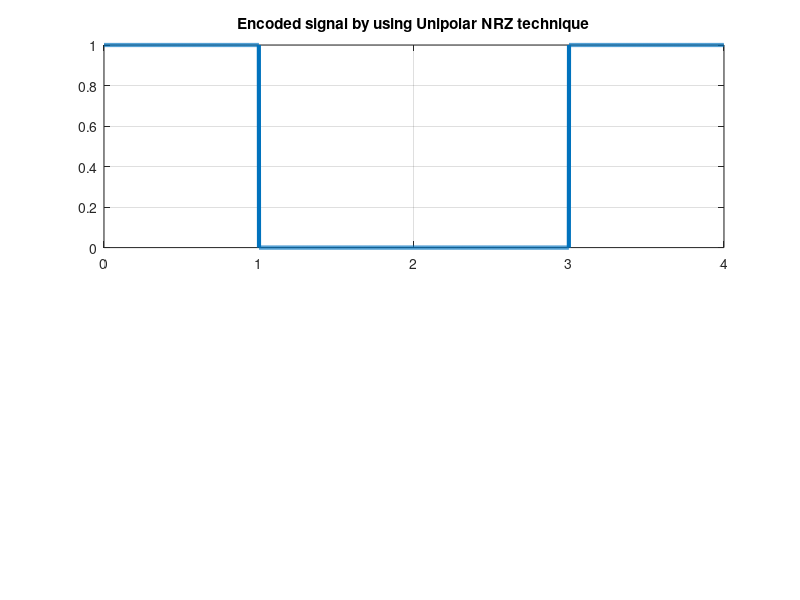

MATLAB code to generate this figure:
clc;clear all;close all;

%bits = round(rand(1,4));    %% Random bit generation.

bits=[1 0 0 1];

bitrate = 1;                %%Assume ratio = data_rate / signal_rate = 1               
n = 1000; %%sampling_rate                  %%Total descrete point in one bit/signal elements.
T = length(bits)/bitrate;   %%Highest value of x-axis.
N = length(bits)*n;         %%Total descrete point on x-axis.
dt = T/N;                   %%smallest time unit.
t = 0:dt:T - dt;            %%

x = zeros(1, N);            %%Initialization.

%%Encoding
for i=1:length(bits)
    if bits(i) == 1
        x((i-1)*n +1 : (i*n)) = 1;
    else
        x((i-1)*n +1 : (i*n)) = 0;
    end
end

subplot(2,1,1);
plot(t,x,'Linewidth', 3);
ylim([0,1]);
title('Encoded signal by using Unipolar NRZ technique');
grid on;


%%Decoding
y = zeros(1,length(bits));
for i=1:length(bits)
    if x((i-1)*n + 1 : i*n) == 1
        y(i)=1;   
    end 
end

disp(y);